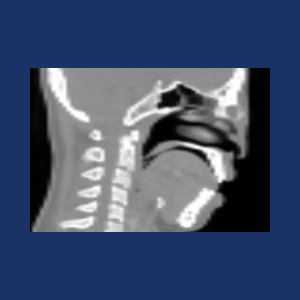

Python code for this plot:
#!/usr/bin/env python
# Demonstrate vtkSeedWidget with 2D point handle representation on a medical image slice.

import os

import vtkmodules.vtkInteractionStyle  # noqa: F401
import vtkmodules.vtkRenderingFreeType  # noqa: F401
import vtkmodules.vtkRenderingOpenGL2  # noqa: F401

from vtkmodules.vtkCommonCore import vtkCommand, vtkLookupTable
from vtkmodules.vtkImagingCore import vtkImageMapToColors
from vtkmodules.vtkInteractionWidgets import (
    vtkPointHandleRepresentation2D,
    vtkSeedRepresentation,
    vtkSeedWidget,
)
from vtkmodules.vtkIOImage import vtkVolume16Reader
from vtkmodules.vtkRenderingCore import (
    vtkImageActor,
    vtkRenderWindow,
    vtkRenderWindowInteractor,
    vtkRenderer,
)

# Source
data_dir = os.environ.get("VPE_DATA_DIR", os.path.dirname(os.path.abspath(__file__)))
file_prefix = os.path.join(data_dir, "headsq", "quarter")

bw_lut = vtkLookupTable()
bw_lut.SetTableRange(0, 2000)
bw_lut.SetSaturationRange(0, 0)
bw_lut.SetHueRange(0, 0)
bw_lut.SetValueRange(0, 1)
bw_lut.Build()

volume_reader = vtkVolume16Reader()
volume_reader.SetDataDimensions(64, 64)
volume_reader.SetDataByteOrderToLittleEndian()
volume_reader.SetFilePrefix(file_prefix)
volume_reader.SetImageRange(1, 93)
volume_reader.SetDataSpacing(3.2, 3.2, 1.5)

# Filter
sagittal_colors = vtkImageMapToColors()
sagittal_colors.SetInputConnection(volume_reader.GetOutputPort())
sagittal_colors.SetLookupTable(bw_lut)

# Actor
sagittal = vtkImageActor()
sagittal.GetMapper().SetInputConnection(sagittal_colors.GetOutputPort())
sagittal.SetDisplayExtent(32, 32, 0, 63, 0, 92)
sagittal.RotateY(90)
sagittal.RotateX(90)

# Renderer
renderer = vtkRenderer()
renderer.AddActor(sagittal)
renderer.SetBackground(0.1, 0.2, 0.4)

# Render window
render_window = vtkRenderWindow()
render_window.AddRenderer(renderer)
render_window.SetWindowName("seed widget2d handles")
render_window.SetMultiSamples(0)
render_window.SetSize(300, 300)

# Interactor
interactor = vtkRenderWindowInteractor()
interactor.SetRenderWindow(render_window)


# Callback for seed widget events.
def seed_callback(caller, event):
    if event == "CursorChangedEvent":
        print("cursor changed")
    else:
        print("point placed")


# Widget
handle_rep = vtkPointHandleRepresentation2D()
handle_rep.GetProperty().SetColor(1, 0, 0)

seed_rep = vtkSeedRepresentation()
seed_rep.SetHandleRepresentation(handle_rep)

seed_widget = vtkSeedWidget()
seed_widget.SetInteractor(interactor)
seed_widget.SetRepresentation(seed_rep)
seed_widget.AddObserver(vtkCommand.PlacePointEvent, seed_callback)
seed_widget.AddObserver(vtkCommand.CursorChangedEvent, seed_callback)
seed_widget.On()

# Scene
renderer.ResetCamera()

interactor.Initialize()
interactor.Start()
